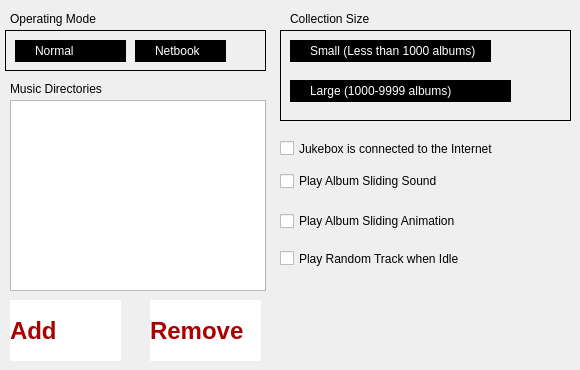
    <widget class="QWidget" name="tab">
     <attribute name="title">
      <string>General</string>
     </attribute>
     <widget class="QLabel" name="label_3">
      <property name="geometry">
       <rect>
        <x>10</x>
        <y>80</y>
        <width>251</width>
        <height>17</height>
       </rect>
      </property>
      <property name="text">
       <string>Music Directories</string>
      </property>
     </widget>
     <widget class="QListWidget" name="listMusicDirs">
      <property name="geometry">
       <rect>
        <x>10</x>
        <y>100</y>
        <width>256</width>
        <height>191</height>
       </rect>
      </property>
      <property name="wordWrap">
       <bool>true</bool>
      </property>
     </widget>
     <widget class="QLabel" name="label_2">
      <property name="geometry">
       <rect>
        <x>10</x>
        <y>10</y>
        <width>251</width>
        <height>17</height>
       </rect>
      </property>
      <property name="text">
       <string>Operating Mode</string>
      </property>
     </widget>
     <widget class="QFrame" name="frameOperatingMode">
      <property name="geometry">
       <rect>
        <x>5</x>
        <y>30</y>
        <width>261</width>
        <height>41</height>
       </rect>
      </property>
      <property name="autoFillBackground">
       <bool>false</bool>
      </property>
      <property name="frameShape">
       <enum>QFrame::Box</enum>
      </property>
      <property name="frameShadow">
       <enum>QFrame::Plain</enum>
      </property>
      <widget class="QRadioButton" name="rbNormal">
       <property name="geometry">
        <rect>
         <x>10</x>
         <y>10</y>
         <width>111</width>
         <height>22</height>
        </rect>
       </property>
       <property name="styleSheet">
        <string notr="true">background:black;
color:white</string>
       </property>
       <property name="text">
        <string>Normal</string>
       </property>
      </widget>
      <widget class="QRadioButton" name="rbNetbook">
       <property name="geometry">
        <rect>
         <x>130</x>
         <y>10</y>
         <width>91</width>
         <height>22</height>
        </rect>
       </property>
       <property name="styleSheet">
        <string notr="true">background:black;
color:white</string>
       </property>
       <property name="text">
        <string>Netbook</string>
       </property>
      </widget>
     </widget>
     <widget class="SKG_Button" name="btnAddDirectory">
      <property name="geometry">
       <rect>
        <x>10</x>
        <y>300</y>
        <width>111</width>
        <height>61</height>
       </rect>
      </property>
      <property name="font">
       <font>
        <family>MS Shell Dlg 2</family>
        <pointsize>18</pointsize>
        <weight>75</weight>
        <italic>false</italic>
        <bold>true</bold>
       </font>
      </property>
      <property name="autoFillBackground">
       <bool>false</bool>
      </property>
      <property name="styleSheet">
       <string notr="true">background:white;
color:rgb(170,0,0)</string>
      </property>
      <property name="text">
       <string>Add</string>
      </property>
     </widget>
     <widget class="SKG_Button" name="btnRemoveDirectory">
      <property name="geometry">
       <rect>
        <x>150</x>
        <y>300</y>
        <width>111</width>
        <height>61</height>
       </rect>
      </property>
      <property name="font">
       <font>
        <family>MS Shell Dlg 2</family>
        <pointsize>18</pointsize>
        <weight>75</weight>
        <italic>false</italic>
        <bold>true</bold>
       </font>
      </property>
      <property name="autoFillBackground">
       <bool>false</bool>
      </property>
      <property name="styleSheet">
       <string notr="true">background:white;
color:rgb(170,0,0)</string>
      </property>
      <property name="text">
       <string>Remove</string>
      </property>
     </widget>
     <widget class="QCheckBox" name="chkConnected">
      <property name="geometry">
       <rect>
        <x>280</x>
        <y>140</y>
        <width>281</width>
        <height>17</height>
       </rect>
      </property>
      <property name="text">
       <string>Jukebox is connected to the Internet</string>
      </property>
     </widget>
     <widget class="QFrame" name="frameOperatingMode_2">
      <property name="geometry">
       <rect>
        <x>280</x>
        <y>30</y>
        <width>291</width>
        <height>91</height>
       </rect>
      </property>
      <property name="autoFillBackground">
       <bool>false</bool>
      </property>
      <property name="frameShape">
       <enum>QFrame::Box</enum>
      </property>
      <property name="frameShadow">
       <enum>QFrame::Plain</enum>
      </property>
      <widget class="QRadioButton" name="rbSmall">
       <property name="geometry">
        <rect>
         <x>10</x>
         <y>10</y>
         <width>201</width>
         <height>22</height>
        </rect>
       </property>
       <property name="styleSheet">
        <string notr="true">background:black;
color:white</string>
       </property>
       <property name="text">
        <string>Small (Less than 1000 albums)</string>
       </property>
      </widget>
      <widget class="QRadioButton" name="rbLarge">
       <property name="geometry">
        <rect>
         <x>10</x>
         <y>50</y>
         <width>221</width>
         <height>22</height>
        </rect>
       </property>
       <property name="styleSheet">
        <string notr="true">background:black;
color:white</string>
       </property>
       <property name="text">
        <string>Large (1000-9999 albums)</string>
       </property>
      </widget>
     </widget>
     <widget class="QLabel" name="label_5">
      <property name="geometry">
       <rect>
        <x>290</x>
        <y>10</y>
        <width>251</width>
        <height>17</height>
       </rect>
      </property>
      <property name="text">
       <string>Collection Size</string>
      </property>
     </widget>
     <widget class="QCheckBox" name="chkSlidingSound">
      <property name="geometry">
       <rect>
        <x>280</x>
        <y>170</y>
        <width>281</width>
        <height>22</height>
       </rect>
      </property>
      <property name="text">
       <string>Play Album Sliding Sound</string>
      </property>
     </widget>
     <widget class="QCheckBox" name="chkRandom">
      <property name="geometry">
       <rect>
        <x>280</x>
        <y>250</y>
        <width>291</width>
        <height>17</height>
       </rect>
      </property>
      <property name="text">
       <string>Play Random Track when Idle</string>
      </property>
     </widget>
     <widget class="QCheckBox" name="chkAnimation">
      <property name="geometry">
       <rect>
        <x>280</x>
        <y>210</y>
        <width>281</width>
        <height>22</height>
       </rect>
      </property>
      <property name="text">
       <string>Play Album Sliding Animation</string>
      </property>
     </widget>
    </widget>
